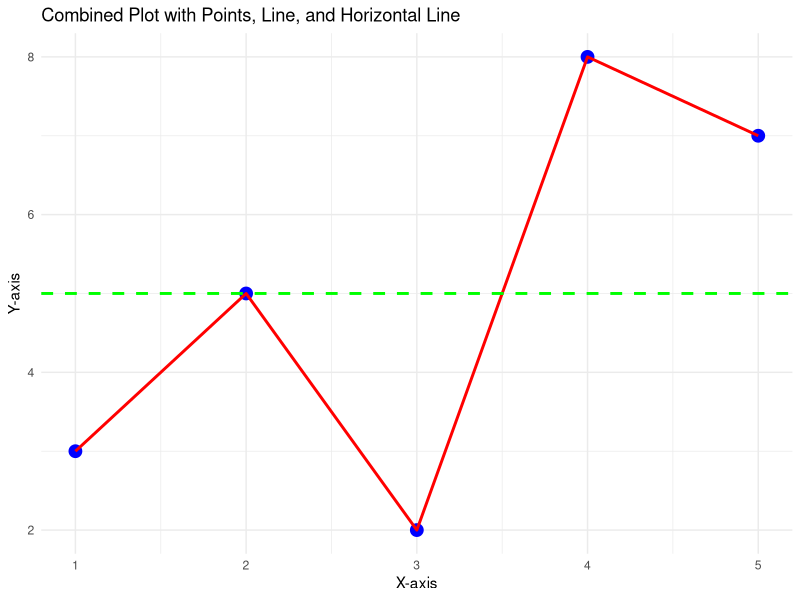

Here is the R script that generated this plot:
# Load ggplot2 package
library(ggplot2)

# Sample data
df <- data.frame(
  x = c(1, 2, 3, 4, 5),
  y = c(3, 5, 2, 8, 7)
)

# Create plot combining points, line, and horizontal line
ggplot(df, aes(x = x, y = y)) +
  geom_point(color = "blue", size = 4) +  # Plot points
  geom_line(color = "red", size = 1) +    # Connect points with a line
  geom_hline(yintercept = 5, color = "green", linetype = "dashed", size = 1) +  # Add a horizontal reference line at y = 5
  labs(title = "Combined Plot with Points, Line, and Horizontal Line",
       x = "X-axis", 
       y = "Y-axis") +
  theme_minimal()
